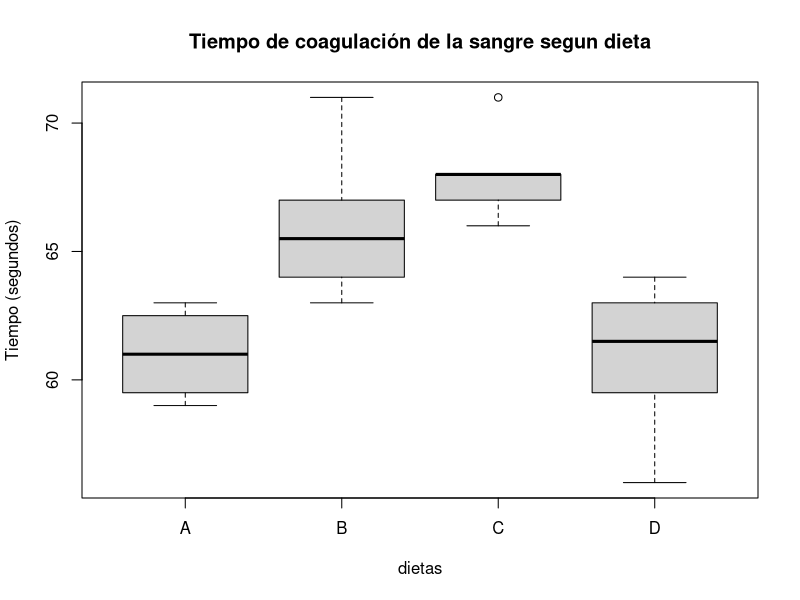

Recreate this plot in R. (Note: this script raises an error after producing the figure.)


#Tratamientos
A <- c(62,60,63,59)
B <- c(63,67,71,64,65,66)
C <- c(68,66,71,67,68,68)
D <- c(56,62,60,61,63,64,63,59)

#Tabla de resultados
resultado <- c(A,B,C,D)

  
dietas <- c(rep("A",length(A)),
            rep("B",length(B)),
            rep("C",length(C)),
            rep("D",length(D)))

misdatos <- data.frame(dietas,resultado)

boxplot(resultado~dietas,misdatos, main="Tiempo de coagulación de la sangre segun dieta", ylab="Tiempo (segundos)")

# ANOVA
anova1 <- aov(resultado~dietas,misdatos)
summary(anova1)

# global Effect and Treatment Effect
mu.est <- mean(misdatos$resultado)
mu.est
#aplicar media por grupos
mean_treatment <-  aggregate(resultado~dietas,misdatos,mean)
mean_treatment
#diferencia media por gruposy media global
effect_treatment <-  aggregate(resultado~dietas,misdatos,function(x){mean(x)-mu.est})
mu.est
effect_treatment

# Treatment Effect with a reference Level
round(coefficients(anova1),2)

# Changing Reference Level
misdatos$dietas <- relevel(misdatos$dietas,ref="B")
misdatos$dietas
anova1 <- aov(resultado~dietas,misdatos)
summary(anova1)
round(coefficients(anova1),2)

#================================================
# DBCA
#================================================
 res <- c(13,16,5,22,24,4,18,17,1,39,44,22)
 factor <- c(1,2,3,1,2,3,1,2,3,1,2,3)
 bloque <- c(1,1,1,2,2,2,3,3,3,4,4,4)

 length(res)
 length(factor)
 length(bloque)
 
 boxplot(res~factor,midata, main="Retardo en el crecimiento de bacterias", 
         ylab="Tiempo (segundos)",
         xlab="Factor: Soluciones de lavado")
 boxplot(res~bloque,midata, main="Retardo en el crecimiento de bacterias", 
         ylab="Tiempo (segundos)",
         xlab="Bloques: Días")
 
 # Interacciones
 interaction.plot(midata$factor,midata$bloque,midata$res,
                  xlab="Factor: Soluciones de lavado",
                  ylab="Tiempo (segundos)",
                  leg.legend="Bloque")
 
 #Opt1
 midata <- data.frame(factor,bloque,res)
 anova1 <- aov(res~as.factor(factor)+as.factor(bloque),midata)
 summary(anova1)
 
 #Opt2
 midata <- data.frame(factor=as.factor(factor),bloque=as.factor(bloque),res)
 anova1 <- aov(res~factor+bloque,midata)
 summary(anova1)
 
 # global Effect and Treatment Effect
 mu.est <- mean(midata$res)
 mean_treatment <-  aggregate(res~factor,midata,mean)
 effect_treatment <-  aggregate(res~factor,midata,function(x){mean(x)-mu.est})
 effect_block <-  aggregate(res~bloque,midata,function(x){mean(x)-mu.est})
 mu.est
 effect_treatment
 effect_block
 
 #Effects with control treatment
 round(coefficients(anova1),4)
 
 
 